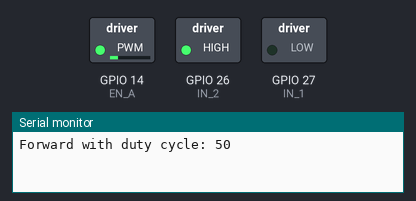
The sketch below on a simulated ESP32. On the bench: switched loads named in the sketch (green lamp = pin HIGH), the last lines printed to the serial monitor.

Above: at 0.1 s.
At 13.1 s:
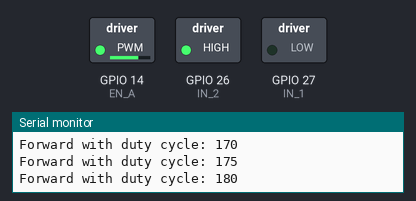
At 26.1 s:
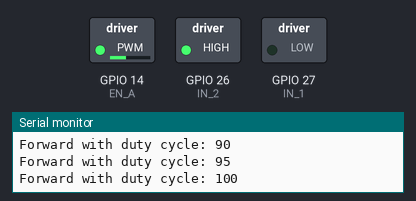
At 39.1 s:
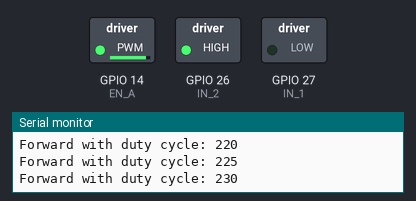
Timing chart, 0 to 40.0 s (numbered marks = the images above):
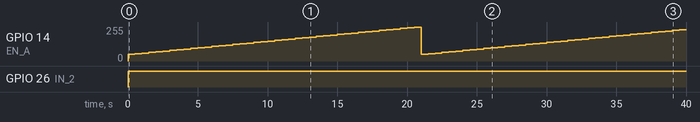

Measured:
- by itself, GPIO 26 (IN_2): LOW → HIGH at 0.00 s
- by itself, GPIO 14 (EN_A): 0/255 → 50/255 at 0.00 s, → 55/255 0.50 s later, → 60/255 0.50 s later, → 65/255 0.50 s later, … (80 changes in this stretch)

The sketch:

esp32_file.ino
```cpp
// Motor A pin setup
int IN_1 = 27;
int IN_2 = 26;
int EN_A = 14;

// PWM setup
const int freq = 30000;
const int pwmChannel = 0;
const int resolution = 8;
int dutyCycle = 50;

void setup() {
 // Motor pins
pinMode(IN_1, OUTPUT);
pinMode(IN_2, OUTPUT);
pinMode(EN_A, OUTPUT);

 // PWM setup
ledcSetup(pwmChannel, freq, resolution);

// attach the channel to the GPIO to be controlled
ledcAttachPin(EN_A, pwmChannel);

Serial.begin(115200);
}

void loop() {
  // Move DC motor forward with increasing speed
  digitalWrite(IN_1, LOW);
  digitalWrite(IN_2, HIGH);
  while (dutyCycle <= 255){
    ledcWrite(pwmChannel, dutyCycle);
    Serial.print("Forward with duty cycle: ");
    Serial.println(dutyCycle);
    dutyCycle = dutyCycle + 5;
    delay(500);
  }
  dutyCycle = 50;

}
```
